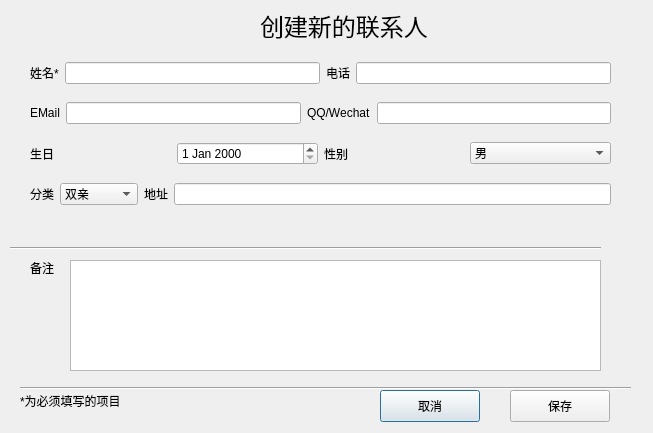
<?xml version="1.0" encoding="UTF-8"?>
<ui version="4.0">
 <class>contactCreator</class>
 <widget class="QDialog" name="contactCreator">
  <property name="geometry">
   <rect>
    <x>0</x>
    <y>0</y>
    <width>653</width>
    <height>433</height>
   </rect>
  </property>
  <property name="minimumSize">
   <size>
    <width>653</width>
    <height>433</height>
   </size>
  </property>
  <property name="maximumSize">
   <size>
    <width>653</width>
    <height>433</height>
   </size>
  </property>
  <property name="windowTitle">
   <string>Dialog</string>
  </property>
  <widget class="QLabel" name="label">
   <property name="geometry">
    <rect>
     <x>260</x>
     <y>10</y>
     <width>181</width>
     <height>31</height>
    </rect>
   </property>
   <property name="font">
    <font>
     <pointsize>18</pointsize>
    </font>
   </property>
   <property name="text">
    <string>创建新的联系人</string>
   </property>
  </widget>
  <widget class="QLabel" name="label_2">
   <property name="geometry">
    <rect>
     <x>20</x>
     <y>390</y>
     <width>161</width>
     <height>21</height>
    </rect>
   </property>
   <property name="text">
    <string>*为必须填写的项目</string>
   </property>
  </widget>
  <widget class="Line" name="line">
   <property name="geometry">
    <rect>
     <x>20</x>
     <y>380</y>
     <width>611</width>
     <height>16</height>
    </rect>
   </property>
   <property name="orientation">
    <enum>Qt::Horizontal</enum>
   </property>
  </widget>
  <widget class="QPushButton" name="savet_Button">
   <property name="geometry">
    <rect>
     <x>380</x>
     <y>390</y>
     <width>100</width>
     <height>32</height>
    </rect>
   </property>
   <property name="text">
    <string>取消</string>
   </property>
  </widget>
  <widget class="QPushButton" name="pushButton_2">
   <property name="geometry">
    <rect>
     <x>510</x>
     <y>390</y>
     <width>100</width>
     <height>32</height>
    </rect>
   </property>
   <property name="text">
    <string>保存</string>
   </property>
  </widget>
  <widget class="Line" name="line_2">
   <property name="geometry">
    <rect>
     <x>10</x>
     <y>240</y>
     <width>591</width>
     <height>16</height>
    </rect>
   </property>
   <property name="orientation">
    <enum>Qt::Horizontal</enum>
   </property>
  </widget>
  <widget class="QLabel" name="label_13">
   <property name="geometry">
    <rect>
     <x>30</x>
     <y>260</y>
     <width>58</width>
     <height>16</height>
    </rect>
   </property>
   <property name="text">
    <string>备注</string>
   </property>
  </widget>
  <widget class="QTextEdit" name="note_textedit">
   <property name="geometry">
    <rect>
     <x>70</x>
     <y>260</y>
     <width>531</width>
     <height>111</height>
    </rect>
   </property>
  </widget>
  <widget class="QWidget" name="">
   <property name="geometry">
    <rect>
     <x>30</x>
     <y>50</y>
     <width>581</width>
     <height>171</height>
    </rect>
   </property>
   <layout class="QVBoxLayout" name="verticalLayout">
    <item>
     <layout class="QHBoxLayout" name="horizontalLayout">
      <item>
       <widget class="QLabel" name="label_3">
        <property name="text">
         <string>姓名*</string>
        </property>
       </widget>
      </item>
      <item>
       <widget class="QLineEdit" name="name_edit"/>
      </item>
      <item>
       <widget class="QLabel" name="label_4">
        <property name="text">
         <string>电话</string>
        </property>
       </widget>
      </item>
      <item>
       <widget class="QLineEdit" name="tel_edit"/>
      </item>
     </layout>
    </item>
    <item>
     <layout class="QHBoxLayout" name="horizontalLayout_2">
      <item>
       <widget class="QLabel" name="label_5">
        <property name="text">
         <string>EMail</string>
        </property>
       </widget>
      </item>
      <item>
       <widget class="QLineEdit" name="mail_edit"/>
      </item>
      <item>
       <widget class="QLabel" name="label_6">
        <property name="text">
         <string>QQ/Wechat</string>
        </property>
       </widget>
      </item>
      <item>
       <widget class="QLineEdit" name="qq_edit"/>
      </item>
     </layout>
    </item>
    <item>
     <layout class="QHBoxLayout" name="horizontalLayout_3">
      <item>
       <widget class="QLabel" name="label_8">
        <property name="text">
         <string>生日</string>
        </property>
       </widget>
      </item>
      <item>
       <widget class="QDateEdit" name="dateEdit"/>
      </item>
      <item>
       <widget class="QLabel" name="label_9">
        <property name="text">
         <string>性别</string>
        </property>
       </widget>
      </item>
      <item>
       <widget class="QComboBox" name="gender_combo">
        <item>
         <property name="text">
          <string>男</string>
         </property>
        </item>
        <item>
         <property name="text">
          <string>女</string>
         </property>
        </item>
        <item>
         <property name="text">
          <string>跨性别</string>
         </property>
        </item>
       </widget>
      </item>
     </layout>
    </item>
    <item>
     <layout class="QHBoxLayout" name="horizontalLayout_4">
      <item>
       <widget class="QLabel" name="label_7">
        <property name="text">
         <string>分类</string>
        </property>
       </widget>
      </item>
      <item>
       <widget class="QComboBox" name="sort_combo">
        <item>
         <property name="text">
          <string>双亲</string>
         </property>
        </item>
        <item>
         <property name="text">
          <string>兄弟姐妹</string>
         </property>
        </item>
        <item>
         <property name="text">
          <string>亲戚</string>
         </property>
        </item>
        <item>
         <property name="text">
          <string>爱人</string>
         </property>
        </item>
        <item>
         <property name="text">
          <string>朋友</string>
         </property>
        </item>
        <item>
         <property name="text">
          <string>同事</string>
         </property>
        </item>
        <item>
         <property name="text">
          <string>同学</string>
         </property>
        </item>
        <item>
         <property name="text">
          <string>老师</string>
         </property>
        </item>
        <item>
         <property name="text">
          <string>上司</string>
         </property>
        </item>
        <item>
         <property name="text">
          <string>下属</string>
         </property>
        </item>
       </widget>
      </item>
      <item>
       <widget class="QLabel" name="label_10">
        <property name="text">
         <string>地址</string>
        </property>
       </widget>
      </item>
      <item>
       <widget class="QLineEdit" name="add_edit"/>
      </item>
     </layout>
    </item>
   </layout>
  </widget>
 </widget>
 <resources/>
 <connections/>
</ui>
